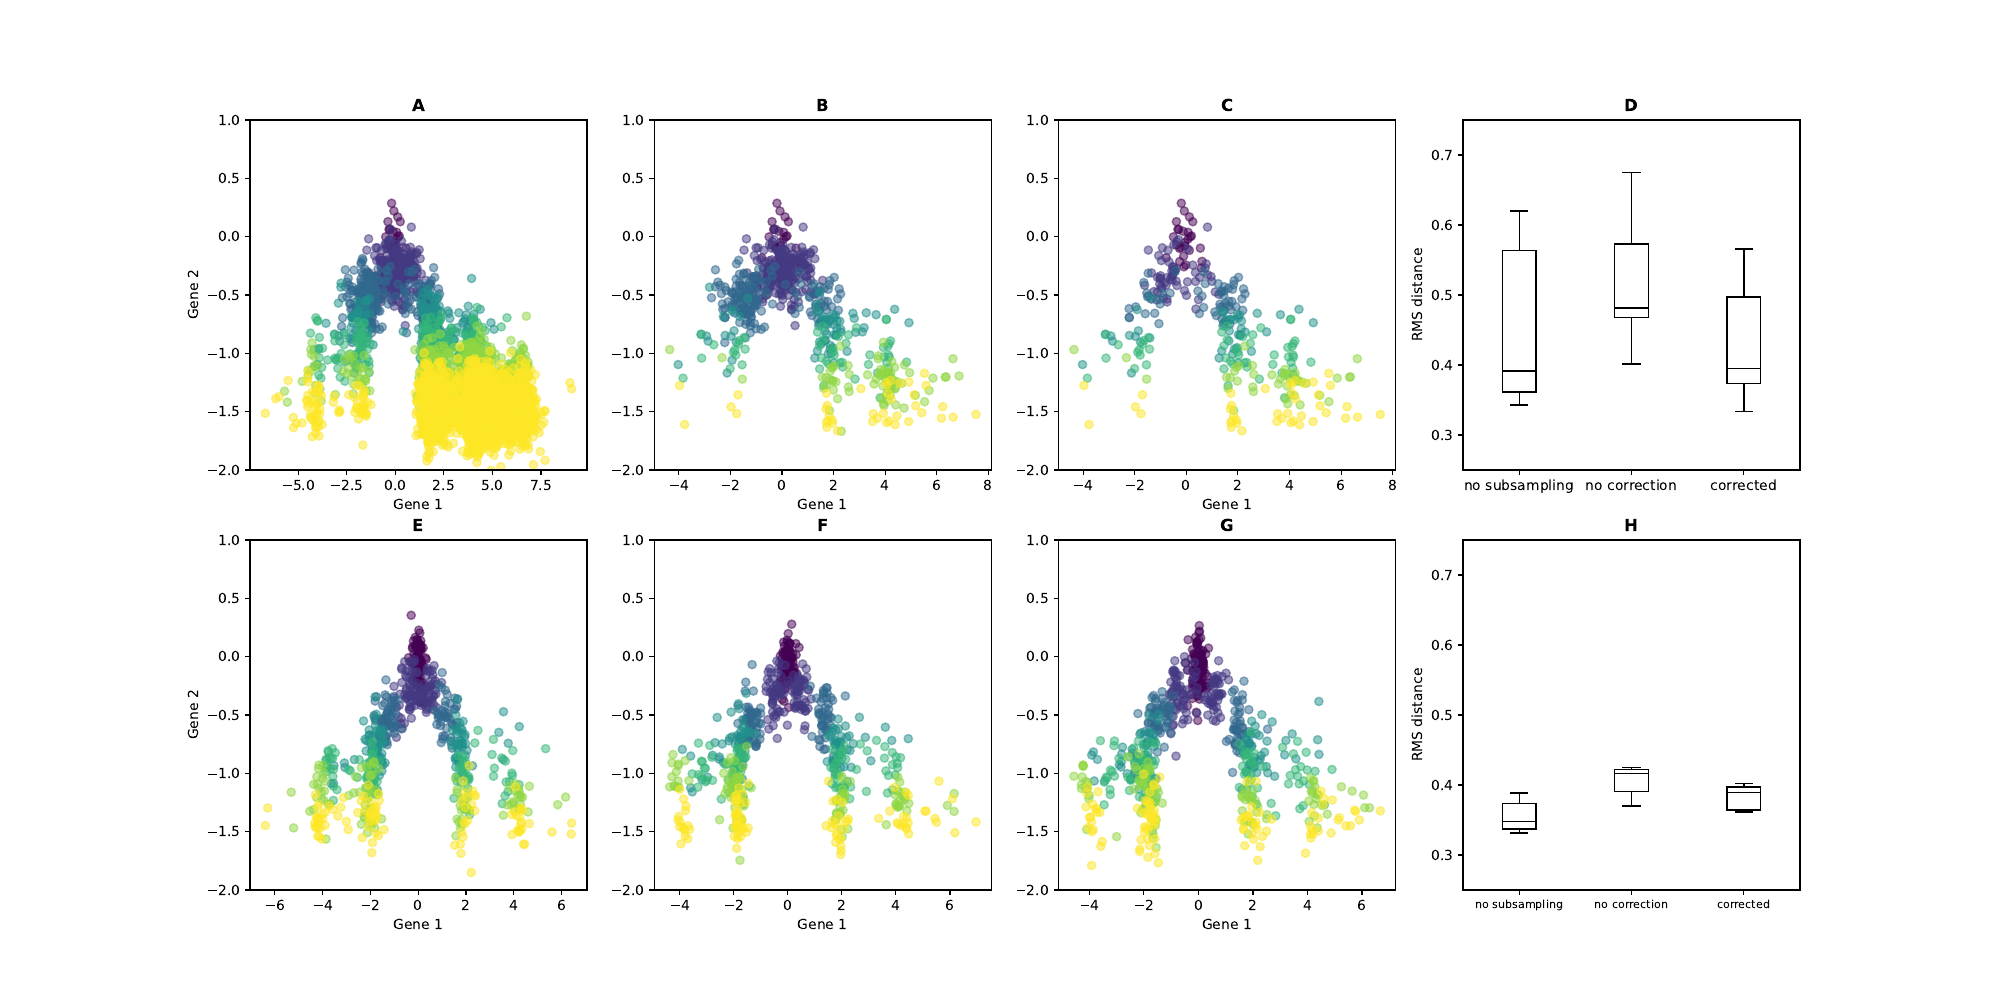

Recreate this plot in Python.
import os
num_threads = "8"
os.environ["OMP_NUM_THREADS"] = num_threads
os.environ["OPENBLAS_NUM_THREADS"] = num_threads
os.environ["MKL_NUM_THREADS"] = num_threads
os.environ["VECLIB_MAXIMUM_THREADS"] = num_threads
os.environ["NUMEXPR_NUM_THREADS"] = num_threads

import ot
import torch
import copy
import matplotlib.pyplot as plt
import numpy as np

import sys; sys.path += ['../.']

from lineageot_files import simulation as sim
from lineageot_files import inference as sim_inf
from lineageot_files import new as sim_new
from lineageot_files.new import RMS, subsampled_tree

import models_mfl_method as models_method
import models_mfl as models_basic

np.random.seed(2)

flow_type = 'MFL_4' # flow type used for the simulations
factor_MFL4 = 4
coserr = 1

# Parameters for MFL algorithm
device = torch.device("cpu") # torch.device("cuda:0" if torch.cuda.is_available() else "cpu")
torch.set_default_dtype(torch.float64)
torch.set_num_threads(8)

# Setting simulation parameters
timescale = 1
diffusion_constant, division_time_distribution = factor_MFL4*.2, "exponential"
mean_division_time = .35*timescale
mean_death_time = 1*timescale
x_init = np.array([0, 0.15, 0])
dim = 3

# Choosing which of the three dimensions to show in later plots
dimensions_to_plot = [0, 1]
T = np.linspace(.1, 1.5, 7) # timepoints for simulation
M = 100
n_iter = int(500)
n_sim = 5
number_cells = np.array([M for i in range(0, len(T))], dtype=int)

n_mean = 7 # number of repetitions
p_vec = [1, .8, .6, .3, .15, .05, .01] # sequence of subsampling rates
N0 = 10 # number of simulated trees at each timepoint

chain = 7 # reverse of entropy regularization of the Wasserstein distance used in the chaining
          # in the MFL-like method described in Appendix B2



def simulate_groundtruth(M, mu_0, flow_type, t0, T, weights=[]):
    """Function simulating cells from a distribution mu_0 with weights=weights M cells at a sequence of timepoints T under a SDE without branching and drift = flow_type """
    N0 = np.size(mu_0, 0)
    if len(weights):
        mu_0 = mu_0[np.random.choice(N0, M, p=weights), :]
        N0 = M
    non_constant_branching_rate = False
    mean_division_time = 1e6
    sim_params = sim.SimulationParameters(division_time_std = .01*timescale,
                                          flow_type = flow_type,
                                          mutation_rate = 1/timescale,
                                          mean_division_time = mean_division_time,
                                          timestep = 0.001*timescale,
                                          initial_distribution_std = 0.1,
                                          diffusion_constant = diffusion_constant,
                                          division_time_distribution = division_time_distribution,
                                          non_constant_branching_rate = non_constant_branching_rate
                                         )

    sample = [[] for _ in range(len(T))]
    for cnt, t in enumerate(T):
        for n in range(0, N0):
            sample[cnt].append(sim.evolve_x_fromx0(mu_0[n, :], t0, t, sim_params))

    # Computing the ground-truth coupling

    data_arrays = [[sample[t][n] for n in range(0, N0)] for t in range(0, len(T))]
    rna_arrays = []
    for t in range(0, len(T)):
        tmp_array = np.array([data_arrays[t][0]])
        for n in range(1, N0):
            tmp_array = np.concatenate((tmp_array, np.array([data_arrays[t][n]])), axis=0)
        rna_arrays.append(tmp_array)
    return rna_arrays



def simulate_trees(N0, T, flow_type, proba_sub):
    """Function simulating N0 trees at a sequence of timepoints T under a branchgin SDE, drift = flow_type
     and branching rates associated to the same flow_type """
    non_constant_branching_rate = True # False if the branching rate is constant
    sim_params = sim.SimulationParameters(division_time_std = .01*timescale,
                                        flow_type = flow_type,
                                        mutation_rate = 1/timescale,
                                        mean_division_time = mean_division_time,
                                        timestep = 0.001*timescale,
                                        initial_distribution_std = 0.1,
                                        diffusion_constant = diffusion_constant,
                                        division_time_distribution = division_time_distribution,
                                        non_constant_branching_rate = non_constant_branching_rate,
                                        )
    # Simulating a set of samples
    sample = []
    initial_cell = []
    for cnt, t in enumerate(T):
        tmp = []
        tmp_initial_cell = []
        for n in range(0, N0):
            tmp_initial_cell.append(sim.Cell(np.random.normal(x_init, sim_params.initial_distribution_std),
                                    np.zeros(sim_params.barcode_length)))
            tmp.append(sim.sample_descendants(tmp_initial_cell[n], t, t, sim_params))
        sample.append(tmp)
        initial_cell.append(tmp_initial_cell)

    # Extracting trees and barcode matrices
    true_trees = [[] for t in range(0, len(T))]
    for t in range(0, len(T)):
        for n in range(0, N0):
            true_trees[t].append(sim_inf.list_tree_to_digraph(sample[t][n]))

    # data all
    true_trees_annotated = [[copy.deepcopy(true_trees[t][n]) for n in range(0, N0)] for t in range(0, len(T))]
    for n in range(0, N0):
        for t in range(0, len(T)):
            sim_inf.add_node_times_from_division_times(true_trees_annotated[t][n])
            for tt in range(0, t):
                sim_inf.add_nodes_at_time(true_trees_annotated[t][n], T[tt])

    weights_deconvoluted_all = sim_new.build_weights_deconvoluted(true_trees_annotated, N0)

    # Computing array of cells
    data_arrays = [[] for t in range(0, len(T))]
    for t in range(0, len(T)):
        for n in range(0, N0):
            data_arrays[t].append(sim_inf.extract_data_arrays(true_trees_annotated[t][n]))
    rna_arrays_all = []
    for t in range(0, len(T)):
        tmp_array = data_arrays[t][0][0]
        for n in range(1, N0):
            tmp_array = np.concatenate((tmp_array, data_arrays[t][n][0]), axis=0)
        rna_arrays_all.append(tmp_array)

    # data subsampled
    empty_list = [[] for _ in range(0, len(T))]
    true_trees_annotated_sub = [[copy.deepcopy(true_trees[t][n]) for n in range(0, N0)] for t in range(0, len(T))]
    for t in range(0, len(T)):
        for n in range(0, N0):
            sim_inf.add_node_times_from_division_times(true_trees_annotated_sub[t][n])
            true_trees_annotated_sub[t][n], empty = subsampled_tree(true_trees_annotated_sub[t][n], proba_sub[t])
            empty_list[t].append(empty)
            for tt in range(0, t+1):
                sim_inf.add_nodes_at_time(true_trees_annotated_sub[t][n], T[tt])

    weights_deconvoluted_sub = sim_new.build_weights_deconvoluted_subsampled(true_trees_annotated_sub, N0, empty_list)
    weights_deconvoluted_sub_ancestors = sim_new.build_weights_deconvoluted_ancestors(true_trees_annotated_sub, T, N0, empty_list)

    # Computing array of cells
    data_arrays_sub = [[] for _ in range(0, len(T))]
    for t in range(0, len(T)):
        for n in range(0, N0):
            data_arrays_sub[t].append(sim_inf.extract_data_arrays(true_trees_annotated_sub[t][n]))
    rna_arrays_sub = []
    for t in range(0, len(T)):
        tmp_array = data_arrays_sub[t][0][0]
        for n in range(1, N0):
            if not empty_list[t][n]:
                tmp_array = np.concatenate((tmp_array, data_arrays_sub[t][n][0]), axis=0)
        rna_arrays_sub.append(tmp_array)

    # Build ancestors for t-1
    ancestor_info = [[], []]
    rna_arrays_sub_ancestors = []
    for t in range(1, len(T)):
        for n in range(0, N0):
            observed_nodes = np.array(sim_inf.get_leaves(true_trees_annotated_sub[t][n], include_root=False))
            sim_inf.add_conditional_means_and_variances(true_trees_annotated_sub[t][n], observed_nodes)
        tmp = sim_new.get_ancestors(true_trees_annotated_sub[t][0], T[t-1])
        tai0 = tmp[0]
        tai1 = tmp[1]
        for n in range(1, N0):
            if not empty_list[t][n]:
                tmp = sim_new.get_ancestors(true_trees_annotated_sub[t][n], T[t-1])
                tai0 = np.concatenate((tai0, tmp[0]), axis=0)
                tai1 = np.concatenate((tai1, tmp[1]), axis=0)
        ancestor_info[0].append(tai0)
        ancestor_info[1].append(tai1)

        if np.size(rna_arrays_sub[t-1], 0) > np.size(ancestor_info[0][t-1],0):
            data1, data2 = rna_arrays_sub[t-1], ancestor_info[0][t-1]
            m1, m2 = -np.log2(weights_deconvoluted_sub[t-1] * N0), -np.log2(weights_deconvoluted_sub_ancestors[t-1] * N0)
            pairwise_dists = ot.dist(data1, data2)
            pairwise_distm = np.zeros((np.size(m1), np.size(m2)))
            for m1_cnt, msub in enumerate(m1):
                for m2_cnt, manc in enumerate(m2):
                    pairwise_distm[m1_cnt, m2_cnt] = abs(msub - manc)
            alpha = np.sum(pairwise_distm) / (np.sum(pairwise_distm) + np.sum(pairwise_dists))
            dist = alpha * pairwise_dists + (1 - alpha) * pairwise_distm
            mu, nu = np.ones_like(pairwise_dists[:, 0]), np.ones_like(pairwise_dists[0, :])
            P = ot.partial.partial_wasserstein(mu, nu, dist, m=np.sum(nu))
            tmp_rna = np.ones((np.size(nu), dim))
            for j in range(0, np.size(nu)):
                for d in range(0, dim):
                    tmp_rna[j, d] = np.sum(P[:, j] * data1[:, d])
            rna_arrays_sub_ancestors.append(tmp_rna)
        else:
            weights_deconvoluted_sub_ancestors[t-1] = weights_deconvoluted_sub[t-1]
            rna_arrays_sub_ancestors.append(rna_arrays_sub[t-1])

    # MFL algorithm on the datasets with and without subsampling
    samples, timepoints = sim_new.build_samples_real_formethod(rna_arrays_sub_ancestors, rna_arrays_sub[1:])
    rna_arrays_method_res = MFL_method(models_method, samples, timepoints, weights_deconvoluted_sub_ancestors,
                                                                    weights_deconvoluted_sub[1:], n_iter*2)
    rna_arrays_sub_ancestors_res = [rna_arrays_method_res[2*i] for i in range(len(rna_arrays_sub_ancestors))]
    rna_arrays_sub_descendants_res = [rna_arrays_method_res[2*i+1] for i in range(len(rna_arrays_sub_ancestors))]

    if np.linalg.norm(rna_arrays_method_res[0]):

        samples, timepoints = sim_new.build_samples_real(rna_arrays_all)
        rna_arrays_all_res = MFL_basic(models_basic, samples, weights_deconvoluted_all, timepoints, n_iter)

        samples, timepoints = sim_new.build_samples_real(rna_arrays_sub)
        rna_arrays_sub_res = MFL_basic(models_basic, samples, weights_deconvoluted_sub, timepoints, n_iter)

    else:
        rna_arrays_all_res = rna_arrays_method_res
        rna_arrays_sub_res = rna_arrays_method_res

    return [[rna_arrays_all, weights_deconvoluted_all, rna_arrays_sub, weights_deconvoluted_sub,
           rna_arrays_sub_ancestors, weights_deconvoluted_sub_ancestors, rna_arrays_sub[1:]], [rna_arrays_all_res, weights_deconvoluted_all, rna_arrays_sub_res, weights_deconvoluted_sub,
           rna_arrays_sub_ancestors_res, weights_deconvoluted_sub_ancestors, rna_arrays_sub_descendants_res]]

def MFL_basic(models, samples, weights, timepoints, n_iter):
    """Function generating the trajectory inferred by the MFL algorithm published in [Zhang2022]"""

    number_cells_copy = number_cells[:len(np.unique(timepoints))]
    m = models.TrajLoss([torch.randn(number_cells_copy[i], samples.shape[1])*0.1 for i in range(0, len(number_cells_copy))],
                            [torch.tensor(weights[i], device = device) for i in range(0, len(number_cells_copy))],
                            torch.tensor(samples, device = device),
                            torch.tensor(timepoints, device = device),
                            dt = (T[-1] - T[0])/len(T), tau = diffusion_constant, sigma = None, M = number_cells_copy,
                            lamda_reg = torch.tensor(.05*np.ones(len(T)))/factor_MFL4, lamda_cst = 0, sigma_cst = float("Inf"),
                            branching_rate_fn = None,
                            sinkhorn_iters = 250, device = device, warm_start = True)

    models.optimize(m, n_iter = int(n_iter*1.5), eta_final = 0.1, tau_final = diffusion_constant,
                                   sigma_final = 0.5, N = np.mean(number_cells_copy), temp_init = 2*diffusion_constant, temp_ratio = 1.0,
                                   dim = samples.shape[1], tloss = m, print_interval = 50)

    models.optimize(m, n_iter = int(n_iter), eta_final = 0.1, tau_final = diffusion_constant,
                                   sigma_final = 0.5, N = np.mean(number_cells_copy), temp_init = diffusion_constant, temp_ratio = 1.0,
                                   dim = samples.shape[1], tloss = m, print_interval = 50)

    return [mt.detach().numpy() for mt in m.x]

def MFL_method(models, samples, timepoints, weights_anc, weights_desc, n_iter):

    """Function generating the trajectory inferred by the MFL-like algorithm detailed in the Appendix B of [Ventre2023]"""

    number_cells_copy = np.array([number_cells[0] for _ in range(0, len(np.unique(timepoints)))])
    weights = []
    for i in range(len(weights_anc)):
        weights.append(weights_anc[i])
        weights.append(weights_desc[i])
    print([samples[timepoints == i, :].shape for i in range(0, len(np.unique(timepoints)))])
    m = models.TrajLoss([torch.randn(number_cells_copy[i], samples.shape[1])*0.1 for i in range(0, len(number_cells_copy))],
                        [torch.tensor(weights[i], device = device) for i in range(0, len(weights))],
                        torch.tensor(samples, device = device),
                        torch.tensor(timepoints, device = device),
                        dt = (T[-1] - T[0])/len(T), tau = diffusion_constant, chain = chain, sigma = None,
                        M = number_cells_copy, lamda_unbal = None,
                        lamda_reg = torch.tensor(.05*np.ones(len(number_cells_copy)))/factor_MFL4, lamda_cst = 0, sigma_cst = float("Inf"),
                        branching_rate_fn = None,
                        sinkhorn_iters = 500, device = device, warm_start = False)

    models.optimize(m, n_iter = int(n_iter*1.5), eta_final = 0.1, tau_final = diffusion_constant,
                    sigma_final = 0.5, N = np.mean(number_cells_copy),
                    temp_init = diffusion_constant*2, temp_ratio = 1.0,
                    dim = samples.shape[1], tloss = m, print_interval = 50)

    obj, pbj_primal, x_res = models.optimize(m, n_iter = int(n_iter), eta_final = 0.1, tau_final = diffusion_constant,
                    sigma_final = 0.5, N = np.mean(number_cells_copy),
                    temp_init = diffusion_constant, temp_ratio = 1.0,
                    dim = samples.shape[1], tloss = m, print_interval = 50)

    return [mt.detach().numpy() for mt in x_res]

def build_fig(axes, res_list, weight_bool):

    if not weight_bool:
        leg = ["A", "B", "C", "D"]
    else:
        leg = ["E", "F", "G", "H"]

    for i in range(0, 3):
        axes[i].set_title("{}".format(leg[i]), weight="bold")
        axes[i].set_xlabel('Gene ' + str(dimensions_to_plot[0] + 1))
        if not i: axes[i].set_ylabel('Gene ' + str(dimensions_to_plot[1] + 1))
        if i < 2: tmp, ttmp = sim_new.build_samples_real(res_list[0][2*i])
        else: tmp, ttmp = sim_new.build_samples_real(res_list[0][4] + [res_list[0][6][-1]])
        axes[i].scatter(tmp[:, dimensions_to_plot[0]],tmp[:, dimensions_to_plot[1]], c = ttmp, alpha=.5)
        axes[i].set_ylim(-2, 1)

    tmp_diff_ref = []
    tmp_diff_without = []
    tmp_diff_with = []
    for m, res in enumerate(res_list):
        tmp_ref, tmp_without, tmp_with = 0, 0, 0
        for t in range(0, len(T[:-1])):
            for n in range(0, n_sim):
                if not weight_bool:
                    sim_ref = simulate_groundtruth(M, res[0][t], flow_type, T[t], [T[t+1] - T[t]], weights=res[1][t])[0]
                    sim_without = simulate_groundtruth(M, res[2][t], flow_type, T[t], [T[t+1] - T[t]], weights=res[3][t])[0]
                    sim_with = simulate_groundtruth(M, res[4][t], flow_type, T[t], [T[t+1] - T[t]], weights=res[5][t])[0]
                    tmp_ref += RMS(sim_ref, res[0][t+1], nu_weight=res[1][t+1]) / n_sim
                    tmp_without += RMS(sim_without, res[2][t+1], nu_weight=res[3][t+1]) / n_sim
                    tmp_with += RMS(sim_with, res[6][t], nu_weight=res[3][t+1]) / n_sim
                else:
                    sim_ref = simulate_groundtruth(M, res[0][t], flow_type, T[t], [T[t+1] - T[t]])[0]
                    sim_without = simulate_groundtruth(M, res[2][t], flow_type, T[t], [T[t+1] - T[t]])[0]
                    sim_with = simulate_groundtruth(M, res[4][t], flow_type, T[t], [T[t+1] - T[t]])[0]
                    tmp_ref += RMS(sim_ref, res[0][t+1]) / n_sim
                    tmp_without += RMS(sim_without, res[2][t+1]) / n_sim
                    tmp_with += RMS(sim_with, res[6][t]) / n_sim

        print(tmp_ref, tmp_without, tmp_with)

        if not weight_bool:
            tmp_diff_ref.append(tmp_ref / len(T[:-1]))
            tmp_diff_without.append(tmp_without / len(T[:-1]))
            tmp_diff_with.append(tmp_with / len(T[:-1]))
        else:
            if np.linalg.norm(res[0][0]):
                tmp_diff_ref.append(tmp_ref / len(T[2:-1]))
                tmp_diff_without.append(tmp_without / len(T[2:-1]))
                tmp_diff_with.append(tmp_with / len(T[2:-1]))

    plt.xticks(fontsize=8)
    prop = {'color':'black'}
    test = axes[3].boxplot([tmp_diff_ref, tmp_diff_without, tmp_diff_with],
        patch_artist=True, medianprops=prop, widths=(.3, .3, .3))
    for patch in test['boxes']: patch.set(facecolor='white')
    axes[3].set_xlim(0.5,3.5)
    axes[3].set_ylim(0.25, 0.75)
    axes[3].set_ylabel('RMS distance')
    axes[3].set_xticklabels(['no subsampling','no correction', 'corrected'])
    axes[3].set_title("{}".format(leg[-1]), weight="bold")

    return axes

# Build results
res = [[], []]
for m in range(n_mean):
    tmp = simulate_trees(N0, T, flow_type, p_vec)
    res[0].append(tmp[0])
    res[1].append(tmp[1])

lines = 2
fig, axes = plt.subplots(lines, 4, figsize=(20, 5*lines))
for i in range(0, lines):
    print(i)
    axes[i] = build_fig(axes[i], res[i], i)
plt.savefig("Figure6.pdf", dpi=150)
plt.close()
